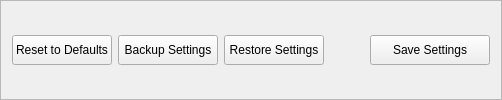
               <widget class="QFrame" name="frame_3">
                <property name="minimumSize">
                 <size>
                  <width>0</width>
                  <height>50</height>
                 </size>
                </property>
                <property name="frameShape">
                 <enum>QFrame::Shape::StyledPanel</enum>
                </property>
                <property name="frameShadow">
                 <enum>QFrame::Shadow::Raised</enum>
                </property>
                <layout class="QHBoxLayout" name="horizontalLayout_13">
                 <item>
                  <widget class="QPushButton" name="pbResetSettings">
                   <property name="minimumSize">
                    <size>
                     <width>100</width>
                     <height>30</height>
                    </size>
                   </property>
                   <property name="text">
                    <string>Reset to Defaults</string>
                   </property>
                  </widget>
                 </item>
                 <item>
                  <widget class="QPushButton" name="pbBackupSettings">
                   <property name="minimumSize">
                    <size>
                     <width>100</width>
                     <height>30</height>
                    </size>
                   </property>
                   <property name="text">
                    <string>Backup Settings</string>
                   </property>
                  </widget>
                 </item>
                 <item>
                  <widget class="QPushButton" name="pbRestoreSettings">
                   <property name="minimumSize">
                    <size>
                     <width>100</width>
                     <height>30</height>
                    </size>
                   </property>
                   <property name="text">
                    <string>Restore Settings</string>
                   </property>
                  </widget>
                 </item>
                 <item>
                  <spacer name="horizontalSpacer">
                   <property name="orientation">
                    <enum>Qt::Orientation::Horizontal</enum>
                   </property>
                   <property name="sizeHint" stdset="0">
                    <size>
                     <width>40</width>
                     <height>20</height>
                    </size>
                   </property>
                  </spacer>
                 </item>
                 <item>
                  <widget class="QPushButton" name="pbSaveSetting">
                   <property name="minimumSize">
                    <size>
                     <width>120</width>
                     <height>30</height>
                    </size>
                   </property>
                   <property name="text">
                    <string>Save Settings</string>
                   </property>
                  </widget>
                 </item>
                </layout>
               </widget>
